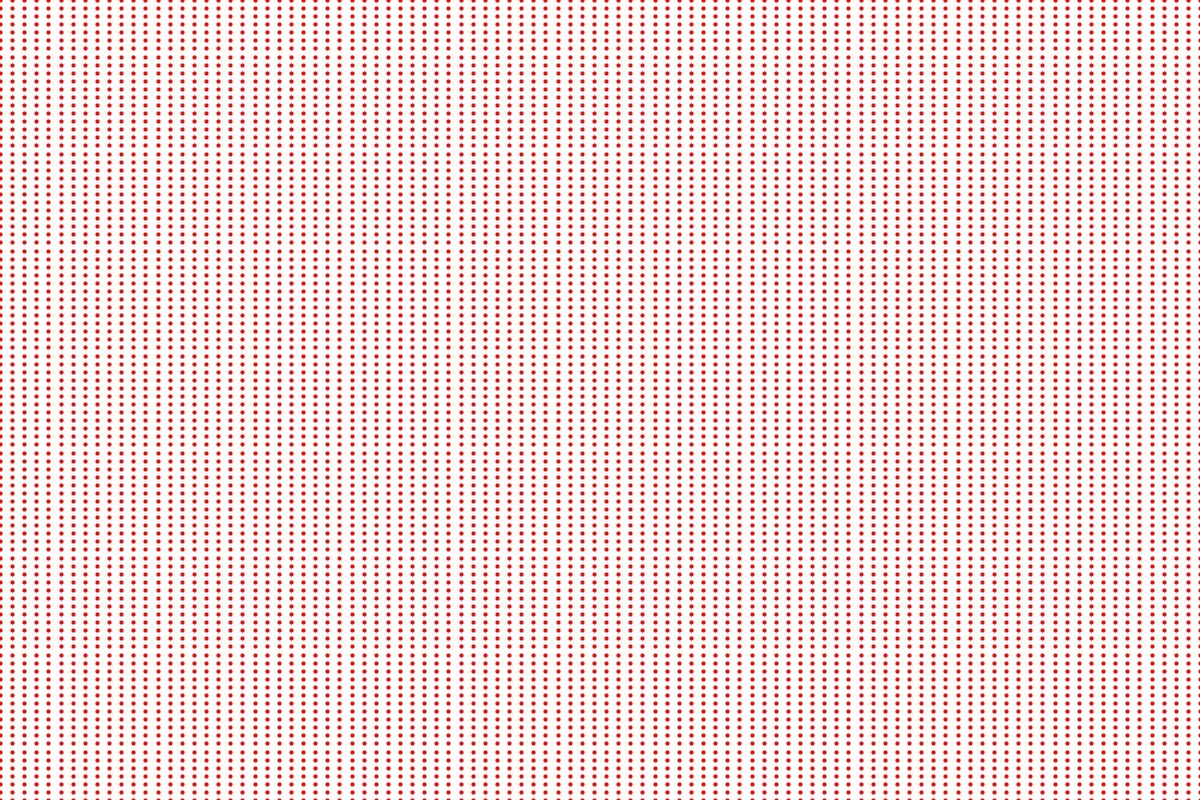
#> input picture PiCameraStuff/Images/red_dots_plotted.jpg, 1200 x 800 px
$ python main.py --image Images/red_dots_plotted.jpg
#> lines starting #> are read from the running program, lines starting #| are printed output that depends on the picture; long printed decimals are rounded
# This is a sample Python script.

# Press Shift+F10 to execute it or replace it with your code.
# Press Double Shift to search everywhere for classes, files, tool windows, actions, and settings.
#from picamera import PiCamera
from time import sleep
import numpy as np
import cv2
import argparse
import os
import pathlib
import matplotlib.pyplot as plt
from scipy import signal
from PIL import Image

from scipy.ndimage import gaussian_filter


def isolate_color(im):
    boundary_pink = [([100, 100, 100], [200, 200, 200])]

    for (lower, upper) in boundary_pink:
        lower = np.array(lower, dtype="uint8")
        upper = np.array(upper, dtype="uint8")

        mask = cv2.inRange(im, lower, upper)
        output = cv2.bitwise_and(im, im, mask=mask)

    # cv2.imwrite(imagename + "_edited.jpg", output)
    return output

#camera = PiCamera()
#camera.resolution = (width, height)
#camera.color_effects = (128, 128)

path = pathlib.Path().absolute()

imagename =  "red_dots_plotted"
imagenamepng = imagename + ".jpg"


# [4 lines of commented-out code are left out]

absolute_path = os.path.join(os.getcwd(), imagenamepng)
ap = argparse.ArgumentParser()
ap.add_argument("-i", "--image", help="path to the image")
args = vars(ap.parse_args())


image = cv2.imread("Images/" + imagenamepng)
#> image is the input picture: shape (800, 1200, 3); mean B, G, R 217, 217.8, 242.8
image = cv2.cvtColor(image, cv2.COLOR_BGR2RGB)
unedited = image
block_size = 10

# antall blocks som skal lages, ut ifra bildens størrelse og block_size
i_max = int(len(image)/block_size)
#> i_max = 80
j_max = int(len(image[0])/block_size)
#> j_max = 120

# initialisere endelig array
color_avg = np.zeros(shape=(i_max, j_max))

image = isolate_color(image)
#> the loop in isolate_color, `for (lower, upper) in boundary_pink:` made 1 pass
#> pass 1, in isolate_color, `mask = cv2.inRange(im, lower, upper)`:
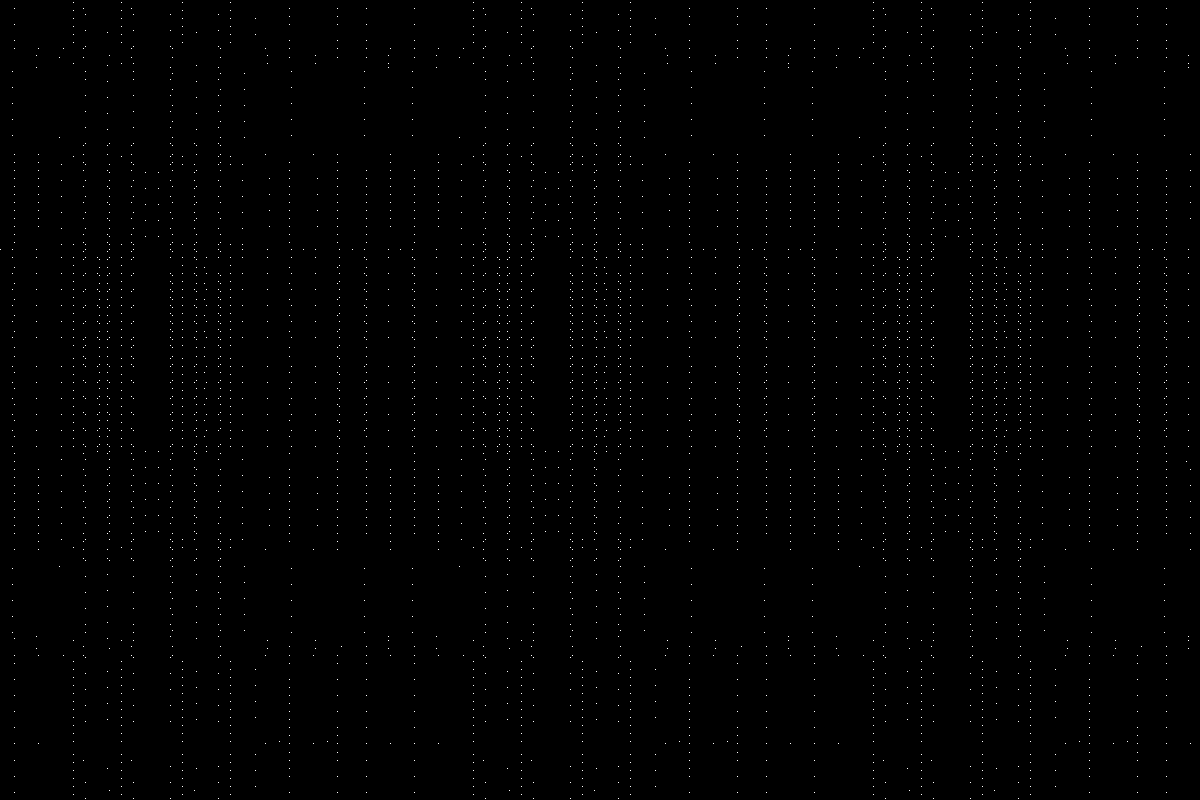
#> mask: shape (800, 1200); 0.45% white in thin lines or dots
#plt.imshow(image, interpolation="none")

# Deler opp bilde i størrelse spesifisert med block_size og looper over disse
for i in range(i_max):
    for j in range(j_max):

        # loope over hver pixel inni hver av disse blockene og kalkulere gjennomsnitlig av fargen rød (index 0)
        color_calc = 0
        for x in range(block_size):
            for y in range(block_size):
                color_calc += image[i*block_size + x][j*block_size + y][0] # siste index er for fargen rød
        color_calc = color_calc/(block_size**2)
        color_avg[i][j] = color_calc
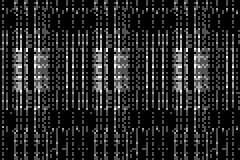
#> color_avg: shape (80, 120) float64 (shown 2 times larger); min 0, max 5.96, mean 0.869; drawn with min black and max white


# vise bilde
fig = plt.figure()
fig.add_subplot(1, 2, 1)
plt.imshow(unedited, interpolation='none')
fig.add_subplot(1, 2, 2)
plt.imshow(color_avg, interpolation='none')
#plt.imshow(image, interpolation="none")
#plt.imsave(f"Images/{imagename}_color_average.png", color_avg)
plt.show()
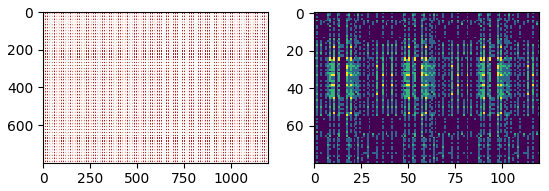
#> figure drawn by matplotlib, 2 panels

#Butterworth
b, a = signal.butter(20, 0.1)


Rchan = image[:, :, 0]

fs = Rchan.shape[1] #Samples per meter (bredde på bildet, bare definert vilkårlig)
#> fs = 1200

Rchan = Rchan.flatten()
# [10 lines of commented-out code are left out]

Rchan = signal.filtfilt(b, a, Rchan)
Rchan = Rchan - np.average(Rchan)
plt.plot(Rchan)
plt.show()
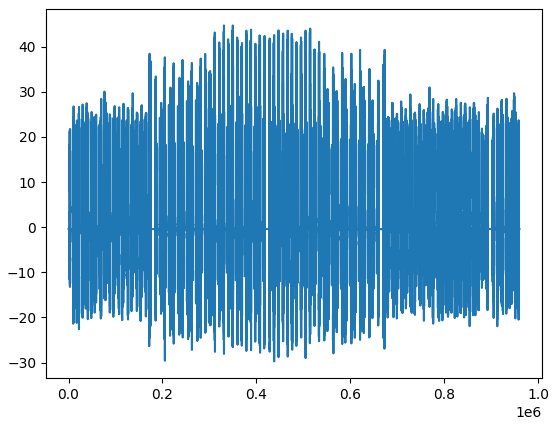
#> figure drawn by matplotlib, 1 panel; curve peaks at x = 330905, y = 44.7

freq = np.fft.fftfreq(len(Rchan))
fft = np.fft.fft(Rchan)
plt.plot(freq, fft)
plt.show()
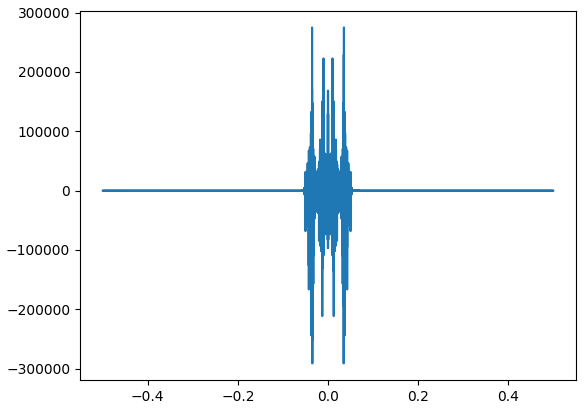
#> figure drawn by matplotlib, 1 panel

q = abs(freq[np.nanargmax(fft)])
#> q = 0.0353
print(q)
#| 0.03531

# [7 lines of commented-out code are left out]
